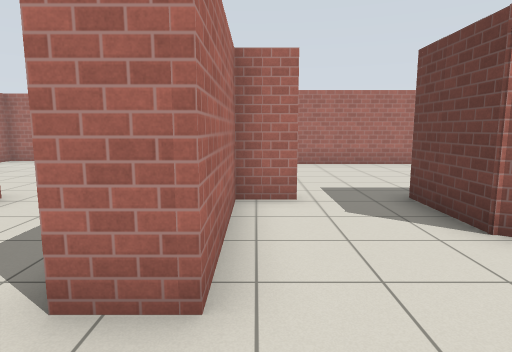
View 1 (above)

18 first-person views from a walk through a robot-simulator world made for Gazebo. The camera is 1.2 m above the floor, tilts 8° down and sees 75° across. The lines on the ground mark 1 m squares. The floor is counted in squares, 1 m on a side. Each view is taken from the middle of a square. On the plan, view 1 faces up. The plan holds only what a view shows up to about 13 squares ahead; the rest is blank. Gazebo's built-in surfaces are drawn with simple patterns.

View 2
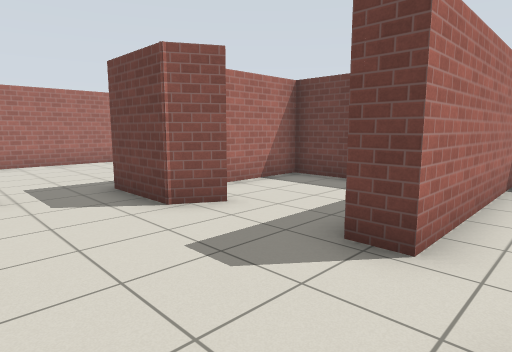

View 3
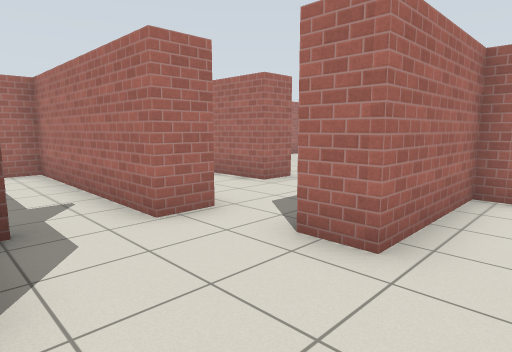

View 4
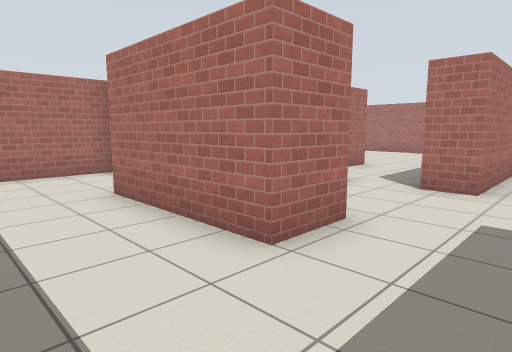

View 5
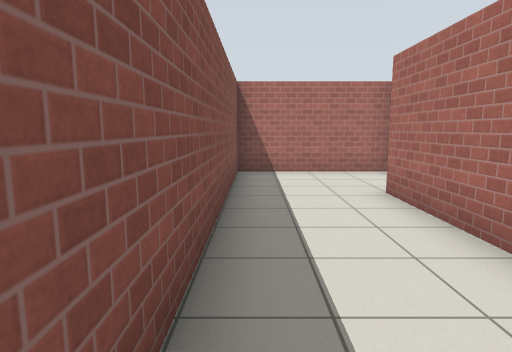

View 6
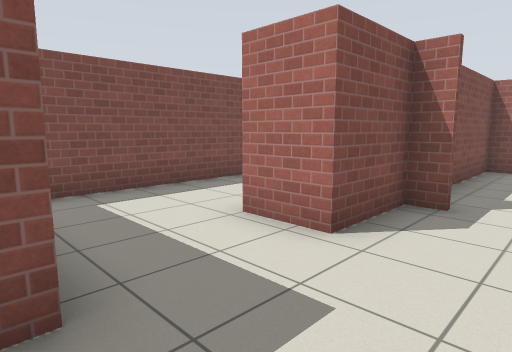

View 7
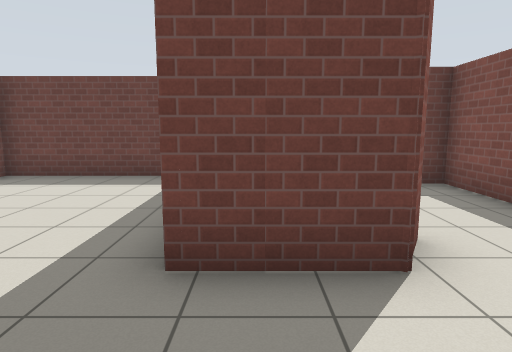

View 8
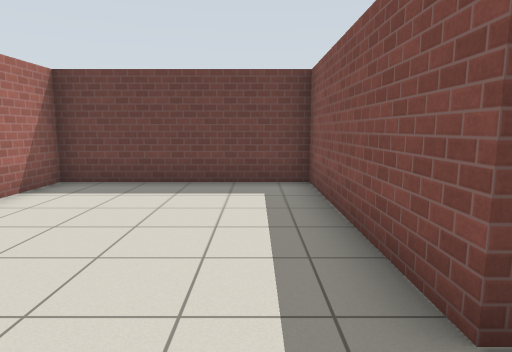

View 9
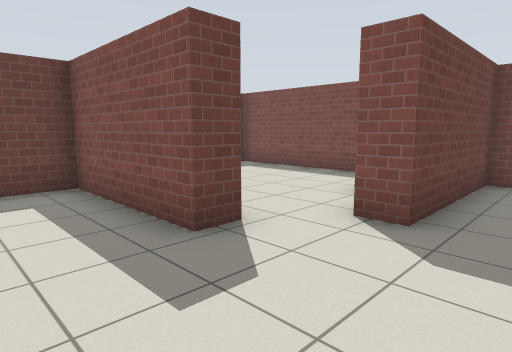

View 10
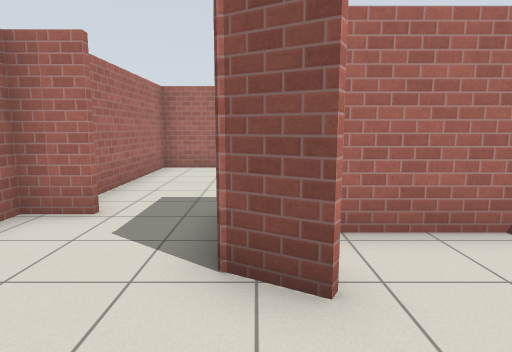

View 11
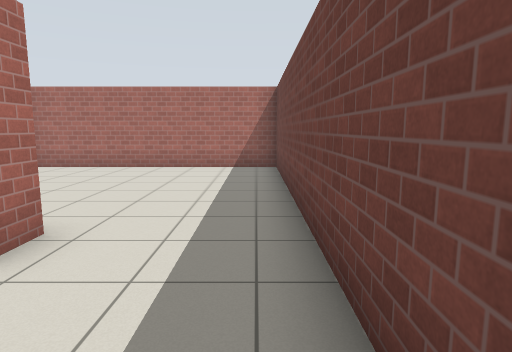

View 12
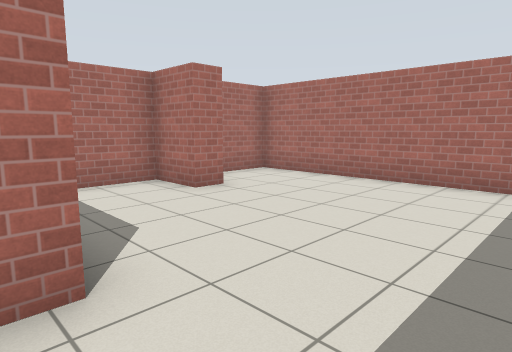

View 13
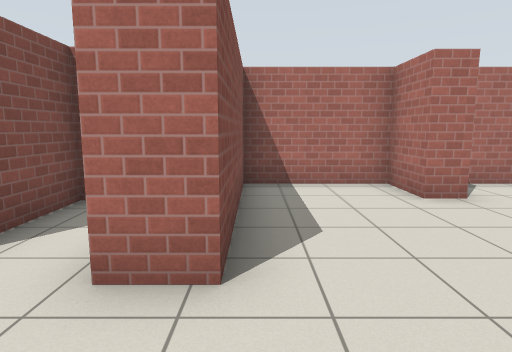

View 14
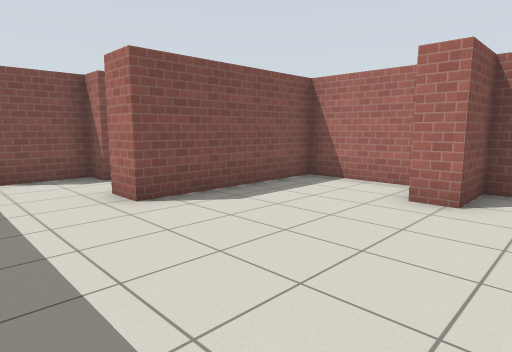

View 15
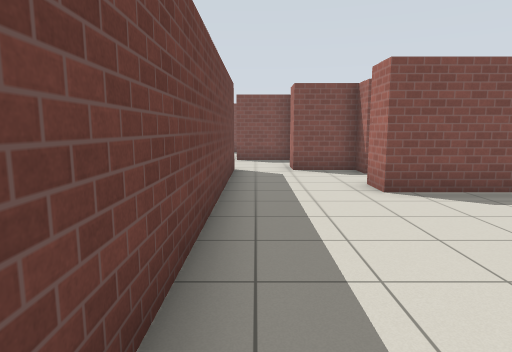

View 16
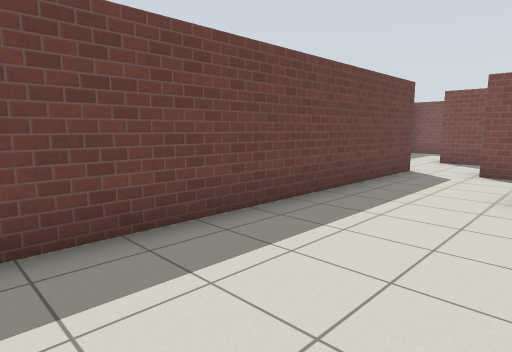

View 17
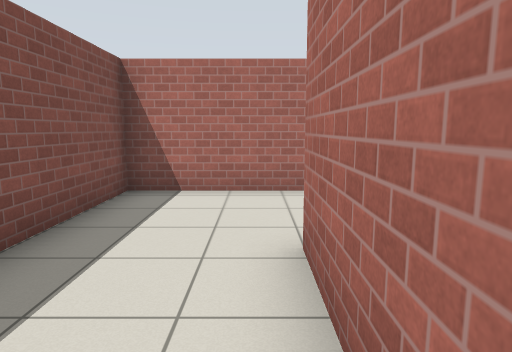

View 18
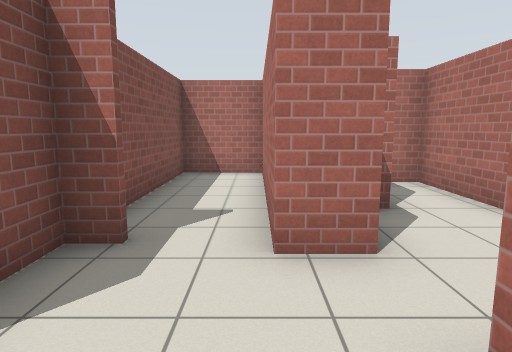

### Floor plan
Points are (right, up) in squares from view 1. A wall is a line through its corners. A room is listed if a view was taken in it or the views show most of it. See-through windows are left out.
Room 1 (views 1, 2, 3, 4, 5, 6, 9, 10, 11, 17, 18)
walls: (-3.4, -1) (-1.3, -1) (-1.3, -2.5) (-5.3, -2.5); (-3.1, 1.2) (-9.3, 1.2) (-9.3, -1) (-5, -1); (-0.3, 4.4) (-0.3, 2) (-1.4, 2); (3.6, 3.2) (2.7, 3.7); (-8.4, -1.3) (-8.4, -5.5) (1.5, -5.5) (1.5, -1) (2.2, -1); (8.5, 0.1) (3.2, 0.1) (3.2, 0.8) (7.3, 0.8) (7.3, 4.8) (3.9, 4.8)
ways out: opening at (1, 5) to room 2; opening at (-2.5, 2.5) to room 3
Room 2 (views 7, 8)
walls: (0.8, 5.6) (-0.3, 5.6) (-0.3, 4.4); (2.7, 3.7) (2.7, 5.8) (8.5, 5.8) (8.5, 11.5) (0.1, 11.5) (0.1, 7)
ways out: opening at (1, 5) to room 1
Room 3 (views 12, 13, 14, 15, 16)
walls: (-7.6, 3) (-5, 3) (-5, 2.2) (-3.1, 2.2) (-3.1, 1.2); (-1.4, 2) (-1.4, 12.6) (-9.3, 12.6) (-9.3, 9.7) (-7.7, 9.7) (-7.7, 8.9) (-9.3, 8.9) (-9.3, 5.8) (-4.4, 5.8) (-4.4, 4.8) (-7.7, 4.8) (-7.7, 4)
ways out: opening at (-2.5, 2.5) to room 1

Positions as (right, up) in squares from view 1, and headings:
1: (0, 0), facing up
2: (0, -1), facing up-right
3: (1, -1), facing up-left
4: (1, -5), facing up-left
5: (1, -5), facing left
6: (2, 1), facing down-left
7: (0, 5), facing right
8: (1, 7), facing right
9: (0, 3), facing down-right
10: (3, 1), facing up
11: (-2, 2), facing up
12: (-2, 5), facing up-left
13: (-2, 6), facing left
14: (-2, 11), facing down-left
15: (-2, 12), facing down
16: (-5, 12), facing down-right
17: (-2, -3), facing left
18: (0, 1), facing left
